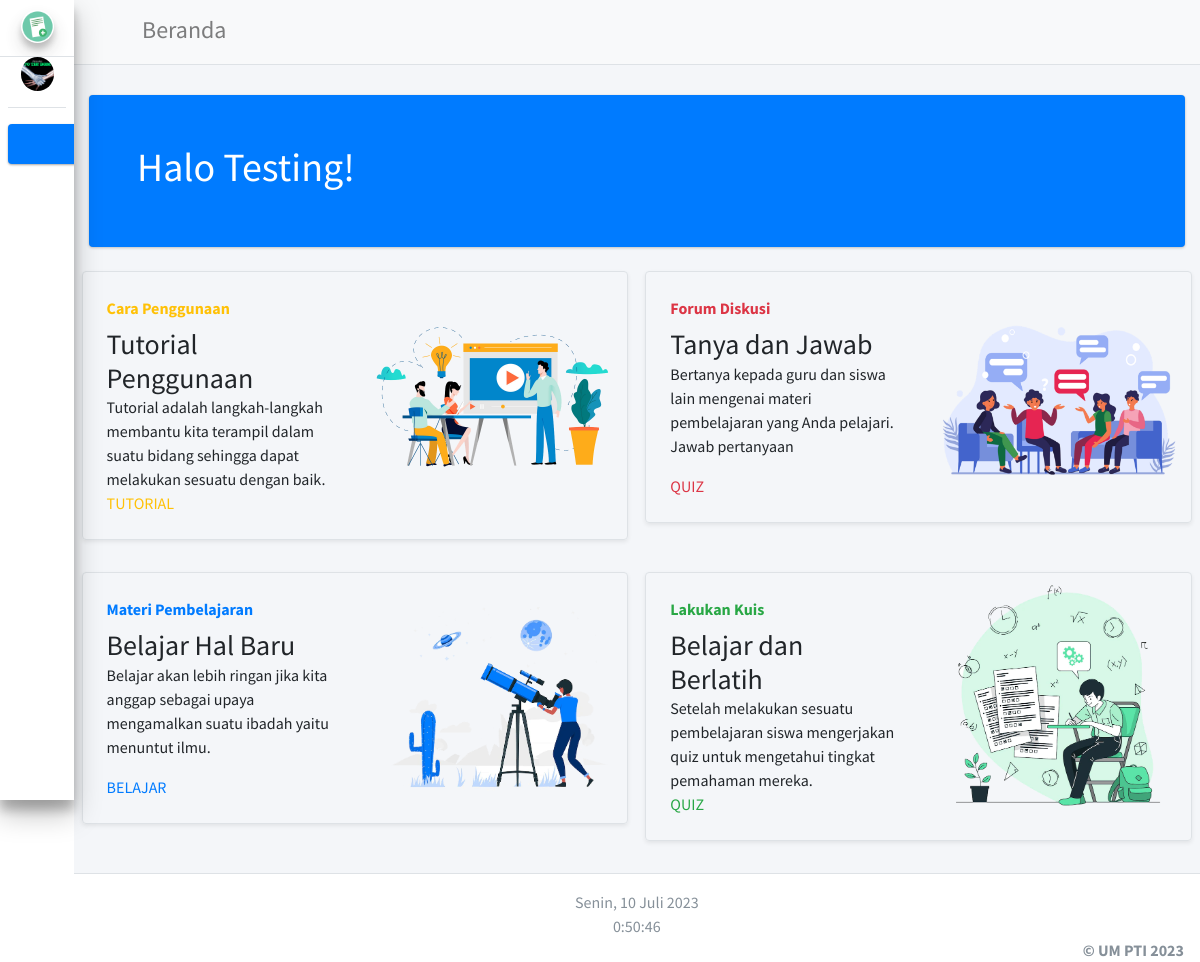
Screenshot of /home (signed in) with the database file from the repository.
### main.py (models this page shows)
class User(db.Model, UserMixin):
    id = db.Column(db.Integer, primary_key=True)
    email = db.Column(db.String(100), unique=True, nullable=False)
    password = db.Column(db.String(100), nullable=False)
    name = db.Column(db.String(1000), nullable=False)
    type = db.Column(db.String(50), nullable=False, default='user')
    scores = db.Column(db.String(100), nullable=True)
    finish_time = db.Column(db.DateTime, nullable=True)
    profile_picture = db.Column(db.String(100), nullable=True)

### main.py (the view)
@app.route('/home')
@login_required
def home():
    return render_template('home.html')

### main.py (called while the page is built)
@login_manager.user_loader
def load_user(user_id):
    return User.query.get(int(user_id))

### templates/home.html (shortened to what this page needs)
{% extends 'base.html' %}
{% block title %} Beranda {% endblock %}
{% block nav_item_index %} active {% endblock %}
{% block content %}
<main class="container">
    <div class="small-box p-4 p-md-5 mb-4 text-white rounded bg-primary">
        <div class="col-md-6 px-0">
            <h1 class="display-5 fst-italic">Halo {{session.username}}!</h1>
        </div>
    </div>
    <div class="row mb-2">
        <div class="col-md-6 pr-md-3">
            <div class="row g-0 border rounded overflow-hidden flex-md-row mb-4 shadow-sm h-md-250 position-relative">
                <div class="col p-4 d-flex flex-column position-static">
                    <strong class="d-inline-block mb-2 text-warning">Cara Penggunaan</strong>
                    <h3 class="mb-0">Tutorial Penggunaan</h3>
                    <p class="card-text mb-auto">Tutorial adalah langkah-langkah membantu kita terampil dalam suatu bidang sehingga dapat melakukan sesuatu dengan baik.</p>
                    <a href="/info" class="stretched-link text-warning">TUTORIAL</a>
                </div>
                <div class="col-auto d-lg-block">
                    <img src="/static/dist/img/kehidupan.png" height="250">
                </div>
            </div>
        </div>
        <div class="col-md-6 pl-md-3">
            <div class="row g-0 border rounded overflow-hidden flex-md-row mb-4 shadow-sm h-md-250 position-relative">
                <div class="col p-4 d-flex flex-column position-static">
                    <strong class="d-inline-block mb-2 text-danger">Forum Diskusi</strong>
                    <h3 class="mb-0">Tanya dan Jawab</h3>
                    <p class="mb-auto">Bertanya kepada guru dan siswa lain mengenai materi
                        pembelajaran yang Anda pelajari. Jawab pertanyaan </p>
                    <a href="/forum" class="stretched-link text-danger">QUIZ</a>
                </div>
                <div class="col-auto d-lg-block">
                    <img src="/static/dist/img/group.png" height="250">
                </div>
            </div>
        </div>
    </div>
    <div class="row mb-2">
        <div class="col-md-6 pr-md-3">
            <div class="row g-0 border rounded overflow-hidden flex-md-row mb-4 shadow-sm h-md-250 position-relative">
                <div class="col p-4 d-flex flex-column position-static">
                    <strong class="d-inline-block mb-2 text-primary">Materi Pembelajaran</strong>
                    <h3 class="mb-0">Belajar Hal Baru</h3>
                    <p class="card-text mb-auto">Belajar akan lebih ringan jika kita anggap sebagai upaya mengamalkan
                        suatu ibadah yaitu menuntut ilmu.</p>
                    <a href="/materi"  class="stretched-link">BELAJAR</a>
                </div>
                <div class="col-auto d-lg-block">
                    <img src="/static/dist/img/discovery.png" height="250">
                </div>
            </div>
        </div>
        <div class="col-md-6 pl-md-3">
            <div class="row g-0 border rounded overflow-hidden flex-md-row mb-4 shadow-sm h-md-250 position-relative">
                <div class="col p-4 d-flex flex-column position-static">
                    <strong class="d-inline-block mb-2 text-success">Lakukan Kuis</strong>
                    <h3 class="mb-0">Belajar dan Berlatih</h3>
                    <p class="mb-auto">Setelah melakukan sesuatu pembelajaran siswa mengerjakan quiz untuk mengetahui
                        tingkat pemahaman mereka.</p>
                    <a href="/quiz" class="stretched-link text-success">QUIZ</a>
                </div>
                <div class="col-auto d-lg-block">
                    <img src="/static/dist/img/tes.png" height="250">
                </div>
            </div>
        </div>
    </div>
</main>
{% endblock %}

### templates/base.html (shortened to what this page needs)
<!DOCTYPE html>
<html lang="en">
<head>
    <link rel="stylesheet" href="../static/plugins/fontawesome-free/css/all.min.css">
    <link rel="stylesheet" href="https://code.ionicframework.com/ionicons/2.0.1/css/ionicons.min.css">
    <link rel="stylesheet" href="../static/plugins/tempusdominus-bootstrap-4/css/tempusdominus-bootstrap-4.min.css">
    <link rel="stylesheet" href="../static/plugins/icheck-bootstrap/icheck-bootstrap.min.css">
    <link rel="stylesheet" href="../static/plugins/jqvmap/jqvmap.min.css">
    <link rel="stylesheet" href="../static/dist/css/adminlte.min.css">
    <link rel="stylesheet" href="../static/plugins/overlayScrollbars/css/OverlayScrollbars.min.css">
    <link rel="stylesheet" href="../static/plugins/daterangepicker/daterangepicker.css">
    <link rel="stylesheet" href="../static/plugins/summernote/summernote-bs4.min.css">
</head>
<body class="hold-transition sidebar-mini layout-fixed sidebar-collapse layout-navbar-fixed">
<div class="wrapper">
    <nav class="main-header navbar navbar-expand navbar-light">
        <ul class="navbar-nav mr-auto">
            <li class="nav-item">
                <a class="nav-link" data-widget="pushmenu" href="#" role="button"><i
                        class="fas fa-bars"></i></a>
            </li>
            <li class="nav-item d-none d-sm-inline-block">
                <h4 class="nav-link">{% block title %} {% endblock %}</h4>
            </li>
        </ul>
        <ul class="navbar-nav ml-auto">
            <li class="nav-item">
                <a class="nav-link" data-widget="navbar-search" href="/search" role="button">
                    <i class="fas fa-search"></i>
                </a>
            </li>
            <li class="nav-item dropdown">
                <a class="nav-link" data-toggle="dropdown" href="#">
                    <i class="far fa-user"></i>
                </a>
            </li>
            <li class="nav-item">
                <a class="nav-link" href="#" onClick="location.reload();" role="button">
                    <i class="fas fa-sync-alt"></i>
                </a>
            </li>
            <li class="nav-item">
                <a class="nav-link" data-widget="control-sidebar" data-slide="true"
                   href="#" role="button">
                    <i class="fas fa-th-large"></i>
                </a>
            </li>
        </ul>
    </nav>
    <aside class="main-sidebar sidebar-light-primary elevation-4 sidebar-no-expand">
        <a href="#" class="brand-link">
            <img src="../static/dist/img/LogoMaker.png" alt="AdminLTE Logo"
                 class="brand-image img-circle elevation-3" style="opacity: .8">
        </a>
        <div class="sidebar">
            <div class="user-panel mt-3 pb-3 mb-3 d-flex">
                <div class="image">
                    {% if current_user.profile_picture %}
                    <img src="{{ url_for('static', filename='thumbnail/' + current_user.profile_picture) }}"
                         alt="User Avatar" width="100" height="100" class="img-size-150 img-circle">
                    {% else %}
                    <img src="../static/dist/img/user1-128x128.jpg" alt="User Avatar" class="img-size-150 img-circle">
                    {% endif %}
                </div>
            </div>
            <nav class="mt-2">
                <ul class="nav nav-pills nav-sidebar flex-column" data-widget="treeview" role="menu"
                    data-accordion="false">
                    <li class="nav-item">
                        <a href="/home" class="nav-link {% block nav_item_index %}{% endblock %}">
                            <i class="nav-icon fa fa-school"></i>
                        </a>
                    <li class="nav-item">
                        <a href="/materi" class="nav-link {% block nav_item_materi %}{% endblock %}">
                            <i class="nav-icon fas fa-book-open"></i>
                        </a>
                    <li class="nav-item">
                        <a href="/quiz" class="nav-link {% block nav_item_quiz %}{% endblock %}">
                            <i class="nav-icon fas fa-trophy"></i>
                        </a>
                    <li class="nav-item">
                        <a href="/forum" class="nav-link {% block nav_item_forum %}{% endblock %}">
                            <i class="nav-icon fas fa-comments"></i>
                        </a>
                    <li class="nav-item">
                        <a href="/info" class="nav-link {% block nav_item_info %}{% endblock %}">
                            <i class="nav-icon fas fa-info"></i>
                        </a>
                </ul>
            </nav>
        </div>
    </aside>
    <div class="content-wrapper">
        <div class="content-header">
        </div>
        <section class="content">
            <div class="container-fluid">
                <div class="row">
                    {% block content %} {% endblock %}
                </div>
            </div>
        </section>
    </div>
    <footer class="main-footer">
        <body onload="startTime()">
        <center>
            <div id="jam"></div>
        </center>
        </body>
        <div class="float-right d-none d-sm-inline-block">
            <b>&copy; UM PTI 2023</b>
        </div>
    </footer>
</div>
</body>
</html>

### rows the page displays
User: profile_picture (picture), username "Testing"
